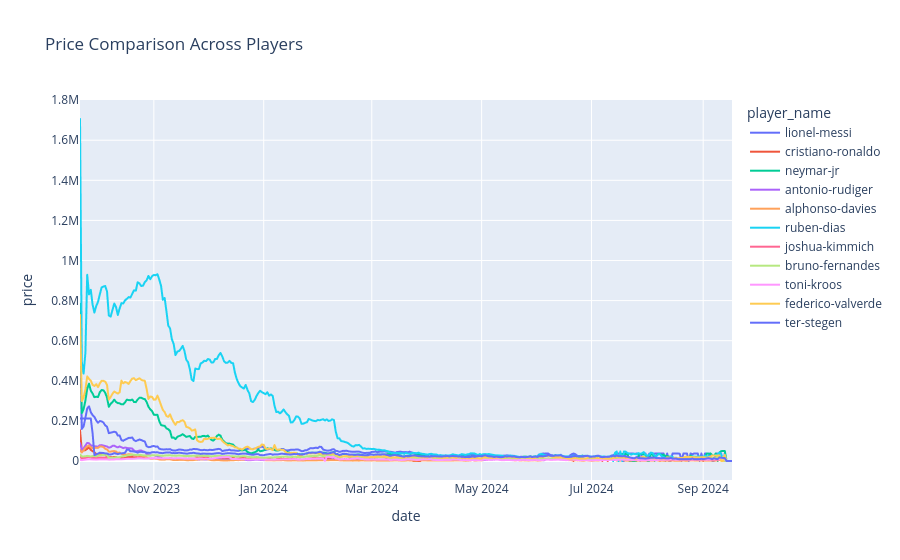

Source (notebook cell):
### Markdown cell above
This chart of the price history of Lionel Messi tells us a lot. First of all, there was a big hype at the beginning and a lot of demand for that player. As there are only gold cards at the beginning of the game and that Lionel Messi is considered one of the best players in the world (highly rated player), it makes sense that his price is really high at the beginning. 

However, we can see a huge drop in the price a few days after the release of the game. This is probably due to substitute being discovered by users (for example, new player cards are released, users do not like the feeling of using that player, cheaper alternatives, etc.) as time passes.

As months passes, the price keeps going down. Since new player cards, special player cards, or new versions of Lionel Messi's card with better ratings are being released, it is normal that the price drops over time.

Lastly, we can see some small bumps approaching the end of the year. Since Lionel Messi has one of the highest rated card, his demand probably went up from time to time to use it for trades or challenges the game offers.

### Code cell
import plotly.express as px
px.line(df, x="date", y="price", color="player_name", title="Price Comparison Across Players")

### Figure 1 — Plotly figure (JSON) as saved in the notebook; plotly's stock layout.template omitted (floating-point values rounded to 4 significant figures; data arrays with more than 128 entries replaced by an {"elided": "..."} marker saying what was removed)
{"data": [{"hovertemplate": "player_name=lionel-messi<br>date=%{x}<br>price=%{y}<extra></extra>", "legendgroup": "lionel-messi", "line": {"color": "#636efa", "dash": "solid"}, "marker": {"symbol": "circle"}, "mode": "lines", "name": "lionel-messi", "showlegend": true, "type": "scattergl", "x": {"elided": "362 str values"}, "xaxis": "x", "y": {"elided": "362 int values"}, "yaxis": "y"}, {"hovertemplate": "player_name=cristiano-ronaldo<br>date=%{x}<br>price=%{y}<extra></extra>", "legendgroup": "cristiano-ronaldo", "line": {"color": "#EF553B", "dash": "solid"}, "marker": {"symbol": "circle"}, "mode": "lines", "name": "cristiano-ronaldo", "showlegend": true, "type": "scattergl", "x": {"elided": "362 str values"}, "xaxis": "x", "y": {"elided": "362 int values"}, "yaxis": "y"}, {"hovertemplate": "player_name=neymar-jr<br>date=%{x}<br>price=%{y}<extra></extra>", "legendgroup": "neymar-jr", "line": {"color": "#00cc96", "dash": "solid"}, "marker": {"symbol": "circle"}, "mode": "lines", "name": "neymar-jr", "showlegend": true, "type": "scattergl", "x": {"elided": "362 str values"}, "xaxis": "x", "y": {"elided": "362 int values"}, "yaxis": "y"}, {"hovertemplate": "player_name=antonio-rudiger<br>date=%{x}<br>price=%{y}<extra></extra>", "legendgroup": "antonio-rudiger", "line": {"color": "#ab63fa", "dash": "solid"}, "marker": {"symbol": "circle"}, "mode": "lines", "name": "antonio-rudiger", "showlegend": true, "type": "scattergl", "x": {"elided": "362 str values"}, "xaxis": "x", "y": {"elided": "362 int values"}, "yaxis": "y"}, {"hovertemplate": "player_name=alphonso-davies<br>date=%{x}<br>price=%{y}<extra></extra>", "legendgroup": "alphonso-davies", "line": {"color": "#FFA15A", "dash": "solid"}, "marker": {"symbol": "circle"}, "mode": "lines", "name": "alphonso-davies", "showlegend": true, "type": "scattergl", "x": {"elided": "362 str values"}, "xaxis": "x", "y": {"elided": "362 int values"}, "yaxis": "y"}, {"hovertemplate": "player_name=ruben-dias<br>date=%{x}<br>price=%{y}<extra></extra>", "legendgroup": "ruben-dias", "line": {"color": "#19d3f3", "dash": "solid"}, "marker": {"symbol": "circle"}, "mode": "lines", "name": "ruben-dias", "showlegend": true, "type": "scattergl", "x": {"elided": "362 str values"}, "xaxis": "x", "y": {"elided": "362 int values"}, "yaxis": "y"}, {"hovertemplate": "player_name=joshua-kimmich<br>date=%{x}<br>price=%{y}<extra></extra>", "legendgroup": "joshua-kimmich", "line": {"color": "#FF6692", "dash": "solid"}, "marker": {"symbol": "circle"}, "mode": "lines", "name": "joshua-kimmich", "showlegend": true, "type": "scattergl", "x": {"elided": "362 str values"}, "xaxis": "x", "y": {"elided": "362 int values"}, "yaxis": "y"}, {"hovertemplate": "player_name=bruno-fernandes<br>date=%{x}<br>price=%{y}<extra></extra>", "legendgroup": "bruno-fernandes", "line": {"color": "#B6E880", "dash": "solid"}, "marker": {"symbol": "circle"}, "mode": "lines", "name": "bruno-fernandes", "showlegend": true, "type": "scattergl", "x": {"elided": "362 str values"}, "xaxis": "x", "y": {"elided": "362 int values"}, "yaxis": "y"}, {"hovertemplate": "player_name=toni-kroos<br>date=%{x}<br>price=%{y}<extra></extra>", "legendgroup": "toni-kroos", "line": {"color": "#FF97FF", "dash": "solid"}, "marker": {"symbol": "circle"}, "mode": "lines", "name": "toni-kroos", "showlegend": true, "type": "scattergl", "x": {"elided": "362 str values"}, "xaxis": "x", "y": {"elided": "362 int values"}, "yaxis": "y"}, {"hovertemplate": "player_name=federico-valverde<br>date=%{x}<br>price=%{y}<extra></extra>", "legendgroup": "federico-valverde", "line": {"color": "#FECB52", "dash": "solid"}, "marker": {"symbol": "circle"}, "mode": "lines", "name": "federico-valverde", "showlegend": true, "type": "scattergl", "x": {"elided": "362 str values"}, "xaxis": "x", "y": {"elided": "362 int values"}, "yaxis": "y"}, {"hovertemplate": "player_name=ter-stegen<br>date=%{x}<br>price=%{y}<extra></extra>", "legendgroup": "ter-stegen", "line": {"color": "#636efa", "dash": "solid"}, "marker": {"symbol": "circle"}, "mode": "lines", "name": "ter-stegen", "showlegend": true, "type": "scattergl", "x": {"elided": "362 str values"}, "xaxis": "x", "y": {"elided": "362 int values"}, "yaxis": "y"}], "layout": {"legend": {"title": {"text": "player_name"}, "tracegroupgap": 0}, "title": {"text": "Price Comparison Across Players"}, "xaxis": {"anchor": "y", "domain": [0, 1], "title": {"text": "date"}}, "yaxis": {"anchor": "x", "domain": [0, 1], "title": {"text": "price"}}}}
